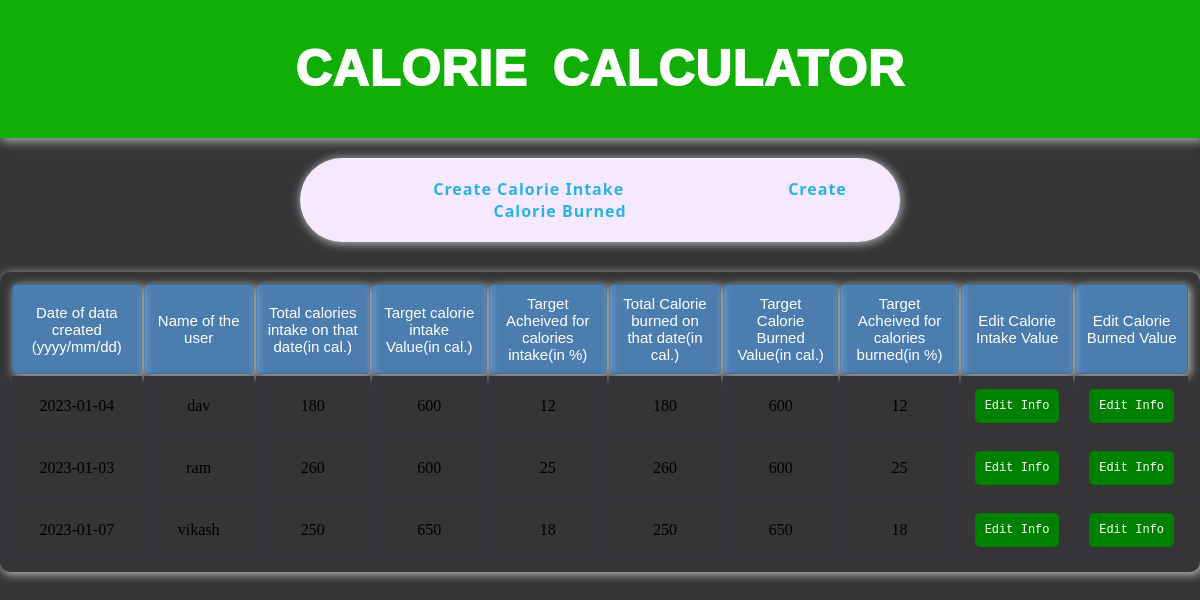
The page / on the database its author committed.
### tables this page shows
CREATE TABLE `calorie_intake_table` (
  `id` int(100) NOT NULL,
  `date` date NOT NULL,
  `User_Name` varchar(255) NOT NULL,
  `Total_Calorie_Intake` int(100) NOT NULL,
  `Target_Calorie_Intake` int(100) NOT NULL,
  `Target_Acheived_Intake` int(100) NOT NULL
);

CREATE TABLE `calorie_burned_table` (
  `id` int(100) NOT NULL,
  `date` date NOT NULL,
  `User_Name` varchar(255) NOT NULL,
  `Total_Calorie_Burned` int(100) NOT NULL,
  `Target_Calorie_Burned` int(100) NOT NULL,
  `Target_Acheived_Burned` int(100) NOT NULL
);

### joint.php (called while the page is built)
<?php
$conn = mysqli_connect('localhost','root','','CALORIE_CALCULATOR') or die("Connection Failed");
$query = "select * from calorie_intake_table inner join calorie_burned_table on calorie_intake_table.User_Name=calorie_burned_table.User_Name ";
$result = mysqli_query($conn,$query);
?>

### index.php (the view, shortened to what this page needs)
<html>
<head>
   <link rel="stylesheet" href="index.css">
</head>
<body>
   <div class="container">
      <header id="page_header_1">
         <h1 id="page_heading">
            CALORIE CALCULATOR
         </h1>
         <nav id="page_nav_bar">
            <a href="calorie_intake.html" id="nav_link">Create Calorie Intake</a>
            <a href="calorie_burned.html" id="nav_link">Create Calorie Burned</a>
         </nav>
      </header>
      <div class="bodypart">
         <table id="calorie_table">
            <tr id="table_column">
               <td id="table_data">Date of data created (yyyy/mm/dd)</td>
               <td id="table_data">Name of the user</td>
               <td id="table_data">Total calories intake on that date(in cal.)</td>
               <td id="table_data">Target calorie intake Value(in cal.)</td>
               <td id="table_data">Target Acheived for calories intake(in %)</td>
               <td id="table_data">Total Calorie burned on that date(in cal.)</td>
               <td id="table_data">Target Calorie Burned Value(in cal.)</td>
               <td id="table_data">Target Acheived for calories burned(in %)</td>
               <td id="table_data">Edit Calorie Intake Value</td>
               <td id="table_data">Edit Calorie Burned Value</td>
            </tr>
            <tr id="table_column_i">
                  <?php
                  require_once('joint.php');
                  while($row = mysqli_fetch_array($result))
                  {
                     ?>
                     <td id="table_data-t"><?php echo $row['date'];?></td>
                     <td id="table_data-t"><?php echo $row['User_Name'];?></td>
                     <td id="table_data-t"><?php echo $row['Total_Calorie_Intake'];?></td>
                     <td id="table_data-t"><?php echo $row['Target_Calorie_Intake'];?></td>
                     <td id="table_data-t"><?php echo $row['Target_Acheived_Intake'];?></td>
                     <td id="table_data-t"><?php echo $row['Total_Calorie_Burned'];?></td>
                     <td id="table_data-t"><?php echo $row['Target_Calorie_Burned'];?></td>
                     <td id="table_data-t"><?php echo $row['Target_Acheived_Burned'];?></td>
                     <td id="table_data-t"><a type="button" id="btn-1" href="edit_intake.html">Edit Info</td>
                     <td id="table_data-t"><a type="button" id="btn-2" href="edit_burned.html">Edit Info</td>
                     </tr>
                  <?php
                  }
               ?>
         </table>
      </div>
   </div>
</body>
</html>

### index.css (style rules this page uses)
* { margin: 0; padding: 0; text-align: center; background-color: #353436; }
.container { margin: 0; padding: 0; text-align: center; background-color: #353436; height: 100vh; }
#page_heading { padding: 40px; background-color: #11b006fc; color: rgb(255, 255, 255); letter-spacing: 1px; word-spacing: 10px; font-family: 'Gill Sans', 'Gill Sans MT', Calibri, 'Trebuchet MS', sans-serif; font-weight: 1000; font-size: 50px; box-shadow: 2px 2px 10px 1px rgb(180, 180, 180); }
#page_nav_bar { padding:20px; background-color: #f6f6f6ea; margin: 20px 300px 10px 300px; border-radius: 50px; box-shadow: 1px 1px 10px 1px rgb(180, 180, 180); background-color: #f5e9ff; }
#nav_link { margin: auto 60px; text-decoration:solid; background-color: transparent; padding: 5px 20px; color: rgb(43, 177, 226); letter-spacing: 1px ; font-family: 'Segoe UI', Tahoma, Geneva, Verdana, sans-serif; font-weight: 600 ; transition: 0.3s ease; }
#calorie_table { padding: 10px; margin: 30px auto; box-shadow: 2px 2px 10px 1px rgb(180, 180, 180); border-radius:10px; }
#table_data { border: 1px solid rgba(0, 0, 0, 0.132); padding: 10px ; text-align: center; box-shadow: 2px 2px 10px 1px rgb(180, 180, 180); border-radius: 5px; font-size: 13px; font-family: Verdana, Geneva, Tahoma, sans-serif; width: 120px; background-color: rgba(87, 163, 234, 0.667); color: white; font-size: 15px; }
#table_data-t { padding: 10px ; text-align: center; width: 120px; height: 60px; border: 1px solid rgba(106, 45, 250, 0.071); }
#btn-1 { background-color: green; padding: 10px 10px; border: none; border-radius: 5px; color: white; font-size: 12px; font-weight: 100; text-decoration: none; font-family: monospace; }
#btn-2 { background-color: green; padding: 10px 10px; border: none; border-radius: 5px; color: white; font-size: 12px; font-weight: 100; text-decoration: none; font-family: monospace; }

### rows shown on the page
calorie_intake_table: calorie_burned_table.date "2023-01-04", calorie_burned_table.User_Name "dav", Total_Calorie_Intake "180", Target_Calorie_Intake "600", Target_Acheived_Intake "12", calorie_burned_table.Total_Calorie_Burned "180", calorie_burned_table.Target_Calorie_Burned "600", calorie_burned_table.Target_Acheived_Burned "12"
calorie_intake_table: calorie_burned_table.date "2023-01-03", calorie_burned_table.User_Name "ram", Total_Calorie_Intake "260", Target_Calorie_Intake "600", Target_Acheived_Intake "25", calorie_burned_table.Total_Calorie_Burned "260", calorie_burned_table.Target_Calorie_Burned "600", calorie_burned_table.Target_Acheived_Burned "25"
calorie_intake_table: calorie_burned_table.date "2023-01-07", calorie_burned_table.User_Name "vikash", Total_Calorie_Intake "250", Target_Calorie_Intake "650", Target_Acheived_Intake "18", calorie_burned_table.Total_Calorie_Burned "250", calorie_burned_table.Target_Calorie_Burned "650", calorie_burned_table.Target_Acheived_Burned "18"
